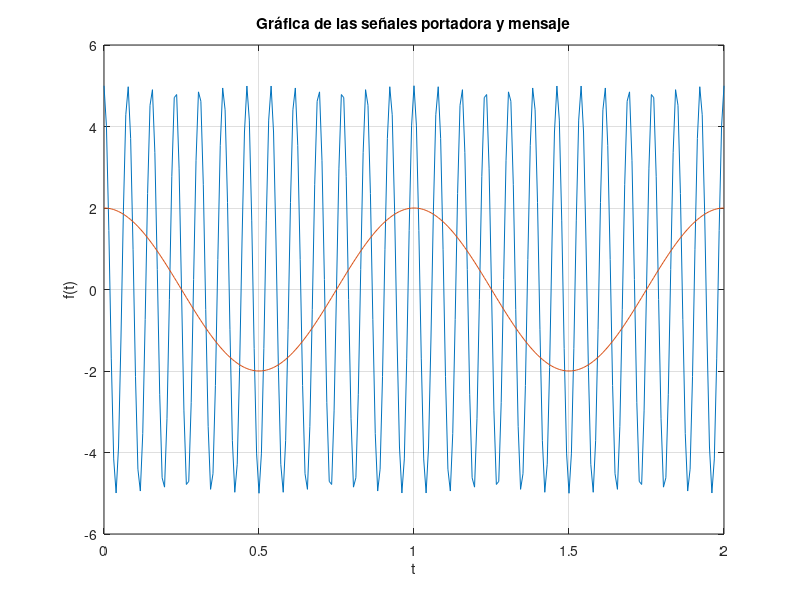

Write MATLAB code to recreate this figure.
%{
** ######################################################################################################
**      Archivo: 03 - 01 - SenhalesQueIntervienen.m
**      SO: Windows 10
**      Herramienta: Visual Studio Code
**                   MATLAB R2023a
**
**      Notas:
**          En esta parte de la practica se realizara presentación de las dos señales que intervienen en
**          la modulación.
** ######################################################################################################
%}

clear all
clf                                     % Elimina las figuras
clc

% MAIN PROGRAM
Fs = 128;                               % Declaramos las cntes
T = 1 / Fs;
A = 5;
fport = 13;
Amen = 2;
fmen = 1;

t = 0 : T : 2;                          % Definimos el intervalo

Sport = A * cos(2 * pi* fport * t);     % Declaramos las funciónes
Smen = Amen * cos(2 * pi * fmen * t);

plot(t, Sport)                          % Graficamos las funciones
hold on
plot(t, Smen)
hold off
title('Gráfica de las señales portadora y mensaje')
ylabel('f(t)')
xlabel('t')
grid on